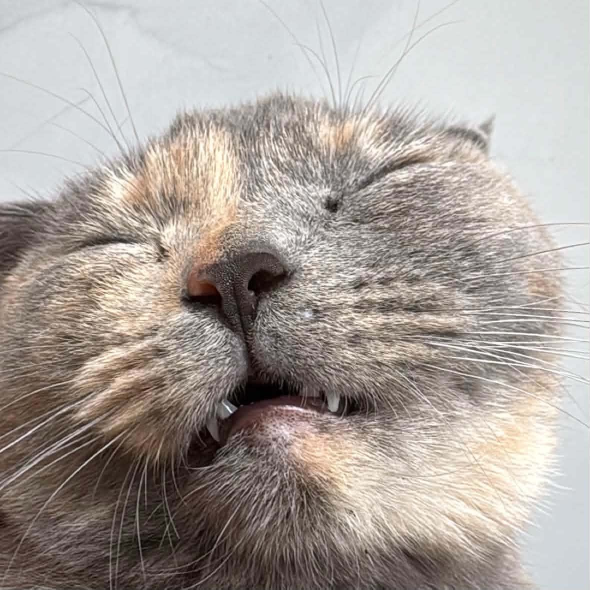
#> input picture data/cat.jpg, 1179 x 1179 px, found by its file name (shown at 1/2 size)
$ jupyter execute intro_to_python.ipynb
#> lines starting #> are read from the running program, lines starting #| are printed output that depends on the picture
# Basic data types

## Numbers

[cell 1]
x = 3
print(type(x))
print(x)
print(x + 1)
print(x - 1)
print(x * 2)
print(x ** 2)
x += 1
print(x)
x *= 2
print(x)
y = 2.5
print(type(y))
print(y, y + 1, y * 2, y ** 2)

## Booleans

[cell 2]
t = True
f = False
print(type(t))
print(t and f)
print(t or f)
print(not t)
print(t != f)

## Strings

[cell 3]
hello = 'hello'
world = "world"
print(hello)
print(len(hello))
hw = hello + ' ' + world
print(hw)
hw12 = '%s %s %d' % (hello, world, 12)
print(hw12)

[cell 4]
s = "hello"
print(s.capitalize())
print(s.upper())
print(s.lower())
print(s.rjust(7))
print(s.center(7))
print(s.replace('l', '(ell)'))
print('  world '.strip())

# Containers

## Lists

[cell 5]
xs = [3, 1, 2]
print(xs, xs[2])
print(xs[-1])
xs[2] = 'foo'
print(xs)
xs.append('bar')
print(xs)
x = xs.pop()
print(x, xs)

[cell 6]
nums = list(range(5))
print(nums)
print(nums[2:4])
print(nums[2:])
print(nums[:2])
print(nums[:])
print(nums[:-1])
nums[2:4] = [8, 9]
print(nums)

[cell 7]
animals = ['cat', 'dog', 'monkey']
for animal in animals:
    print(animal)

[cell 8]
animals = ['cat', 'dog', 'monkey']
for idx, animal in enumerate(animals):
    print('#%d: %s' % (idx + 1, animal))

[cell 9]
nums = [0, 1, 2, 3, 4]
squares = []
for x in nums:
    squares.append(x ** 2)
print(squares)

[cell 10]
nums = [0, 1, 2, 3, 4]
squares = [x ** 2 for x in nums]
print(squares)

[cell 11]
nums = [0, 1, 2, 3, 4]
even_squares = [x ** 2 for x in nums if x % 2 == 0]
print(even_squares)

## Dictionaries

[cell 12]
d = {'cat': 'cute', 'dog': 'furry'}
print(d['cat'])
print('cat' in d)
d['fish'] = 'wet'
print(d['fish'])
print(d.get('monkey', 'N/A'))
print(d.get('fish', 'N/A'))
del d['fish']
print(d.get('fish', 'N/A'))

[cell 13]
d = {'person': 2, 'cat': 4, 'spider': 8}
for animal in d:
    legs = d[animal]
    print('A %s has %d legs' % (animal, legs))

[cell 14]
d = {'person': 2, 'cat': 4, 'spider': 8}
for animal, legs in d.items():
    print('A %s has %d legs' % (animal, legs))

[cell 15]
nums = [0, 1, 2, 3, 4]
even_num_to_squares = {x: x ** 2 for x in nums if x % 2 == 0}
print(even_num_to_squares)

## Sets

[cell 16]
animals = {'cat', 'dog'}
print('cat' in animals)
print('fish' in animals)
animals.add('fish')
print('fish' in animals)
print(len(animals))
animals.add('cat')
print(len(animals))
animals.remove('cat')
print(len(animals))

[cell 17]
animals = {'cat', 'dog', 'fish'}
for idx, animal in enumerate(animals):
    print('#%d: %s' % (idx + 1, animal))

[cell 18]
from math import sqrt
nums = {int(sqrt(x)) for x in range(30)}
print(nums)

## Tuples

[cell 19]
d = {(x, x + 1) : x for x in range(10)}
t = (5, 6)
print(type(t))
print(d[t])
print(d[(1, 2)])

# Functions

[cell 20]
def sign(x):
    if x > 0:
        return 'positive'
    elif x < 0:
        return 'negative'
    else:
        return 'zero'
for x in [-1, 0, 1]:
    print(sign(x))

[cell 21]
def hello(name, loud = False):
    if loud == False:
        print('Hello, %s!' % name)
    else:
        print('HELLO, %s!' % name.upper())
hello('Ronaldo')
hello('Ronaldo', loud = True)

# Classes

[cell 22]
class Greeter(object):
    def __init__(self, name):
        self.name = name
    def greet(self, loud = False):
        if loud:
            print('HELLO %s!' % self.name.upper())
        else:
            print('Hello %s' % self.name)
g = Greeter('Ronaldo')
g.greet()
g.greet(loud = True)

# Numpy

## Arrays

[cell 23]
import numpy as np
a = np.array([1, 2, 3])
print(type(a))
print(a.shape)
print(a[0], a[1], a[2])
a[0] = 5
print(a)

b = np.array([[1, 2, 3], [4, 5, 6]])
print(b.shape)
print(b[0, 0], b[0, 1], b[1, 0])

[cell 24]
import numpy as np
a = np.zeros((2, 2))
print(a)

b = np.ones((1, 2))
print(b)

c = np.full((2, 2), 7)
print(c)

d = np.eye(2)
print(d)

e = np.random.random((2, 2))
print(e)

## Array Indexing

[cell 25]
import numpy as np
a = np.array([
    [1, 2, 3, 4],
    [5, 6, 7, 8],
    [9, 10, 11, 12]])
b = a[:2, 1:3]
print(b)
print(a[0, 1])
b[0, 0] = 77
print(a[0, 1])

[cell 26]
import numpy as np
a = np.array([
    [1, 2, 3, 4],
    [5, 6, 7, 8],
    [9, 10, 11, 12]])
row_r1 = a[1, :]
row_r2 = a[1:2, :]
print(row_r1, row_r1.shape)
print(row_r2, row_r2.shape)

col_r1 = a[:, 1]
col_r2 = a[:, 1:2]
print(col_r1, col_r1.shape)
print(col_r2, col_r2.shape)

[cell 27]
import numpy as np
a = np.array([
    [1, 2],
    [3, 4],
    [5, 6]
])
print(a[[0, 1, 2],
        [0, 1, 0]])
print(np.array([a[0, 0], a[1, 1], a[2, 0]]))
print(a[[0, 0], [1, 1]])
print(np.array([a[0, 1], a[0, 1]]))

[cell 28]
import numpy as np
a = np.array([
    [1, 2, 3],
    [4, 5, 6],
    [7, 8, 9],
    [10, 11, 12]
])
print(a)
b = np.array([0, 2, 0, 1])
print(a[np.arange(4), b])
a[np.arange(4), b] += 10
print(a)

[cell 29]
import numpy as np
a = np.array([
    [1, 2],
    [3, 4],
    [5, 6]
])
bool_idx = (a > 2)
print(bool_idx)
print(a[bool_idx])
print(a[a > 2])

## Datatypes

[cell 30]
import numpy as np
x = np.array([1, 2])
print(x.dtype)
x = np.array([1.0, 2.0])
print(x.dtype)
x = np.array([1, 2], dtype = np.int64)
print(x.dtype)

## Array math

[cell 31]
import numpy as np
x = np.array([
    [1, 2],
    [3, 4]], dtype = np.float64)
y = np.array([
    [5, 6],
    [7, 8]], dtype = np.float64)
print(x + y)
print(np.add(x, y))
print(x - y)
print(np.subtract(x, y))
print(x * y)
print(np.multiply(x, y))
print(x / y)
print(np.divide(x, y))
print(np.sqrt(x))

[cell 32]
import numpy as np
x = np.array([
    [1, 2],
    [3, 4]])
y = np.array([
    [5, 6],
    [7, 8]])
v = np.array([9, 10])
w = np.array([11, 12])
print(v.dot(w))
print(np.dot(v, w))
print(v.dot(x))
print(np.dot(x, v))
print(x.dot(y))
print(np.dot(x, y))

[cell 33]
import numpy as np
x = np.array([
    [1, 2],
    [3, 4]])
print(np.sum(x))
print(np.sum(x, axis = 0))
print(np.sum(x, axis = 1))

[cell 34]
import numpy as np
x = np.array([
    [1, 2],
    [3, 4]])
print(x)
print(x.T)
v = np.array([1, 2, 3])
print(v)
print(v.T)

## Broadcasting

[cell 35]
import numpy as np
x = np.array([
    [1, 2, 3],
    [4, 5, 6],
    [7, 8, 9],
    [10, 11, 12]
])
v = np.array([1, 0, 1])
y = np.empty_like(x)
for i in range(4):
    y[i, :] = x[i, :] + v
print(y)

[cell 36]
import numpy as np
x = np.array([
    [1, 2, 3],
    [4, 5, 6],
    [7, 8, 9],
    [10, 11, 12]
])
v = np.array([1, 0, 1])
vv = np.tile(v, (4, 1))
print(vv)
y = x + vv
print(y)

[cell 37]
import numpy as np
x = np.array([
    [1, 2, 3],
    [4, 5, 6],
    [7, 8, 9],
    [10, 11, 12]
])
v = np.array([1, 0, 1])
y = x + v
print(y)

[cell 38]
import numpy as np
v = np.array([1, 2, 3])
w = np.array([4, 5])
print(np.reshape(v, (3, 1)) * w)
x = np.array([
    [1, 2, 3],
    [4, 5, 6]
])
print(x + v)
print((x.T + w).T)
print(x + np.reshape(w, (2, 1)))
print(x * 2)

# SciPy

[cell 39]
import numpy as np
from imageio.v2 import imread, imwrite
from PIL import Image
import matplotlib.pyplot as plt

img = imread("C:\\Users\\ngohongquan\\Downloads\\ML-trip\\data\\cat.jpg")
#> img is the input picture: shape (1179, 1179, 3); mean R, G, B 169.5, 161.4, 155.7
plt.subplot(1, 2, 1)
plt.imshow(img)
plt.subplot(1, 2, 2)
print(img.dtype, img.shape)
#| uint8 (1179, 1179, 3)

img_tinted = np.clip(img * [1, 0.95, 0.9], 0, 255).astype(np.uint8)
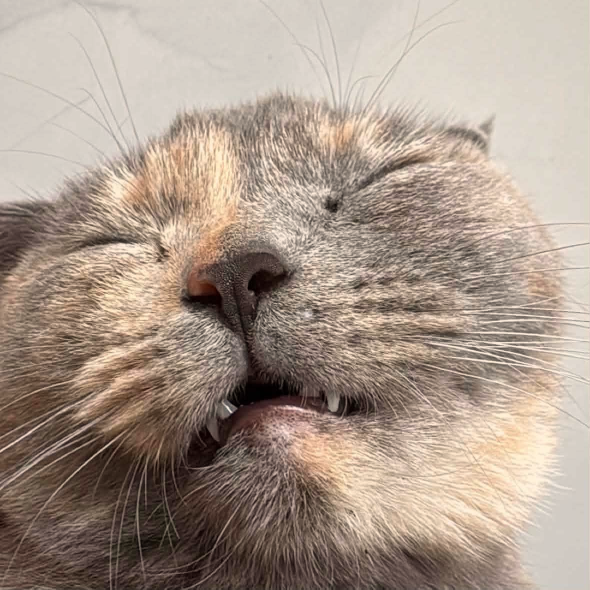
#> img_tinted: shape (1179, 1179, 3) (shown at 1/2 size); mean R, G, B 169.5, 152.8, 139.6
img_tinted = np.array(Image.fromarray(img_tinted).resize((300, 150)))
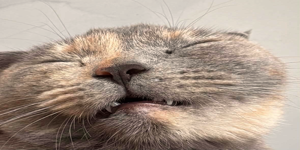
#> img_tinted: shape (150, 300, 3); mean R, G, B 169.5, 152.8, 139.6
plt.imshow(img_tinted)

imwrite("C:\\Users\\ngohongquan\\Downloads\\ML-trip\\data\\cat_tinted.jpg", img_tinted)
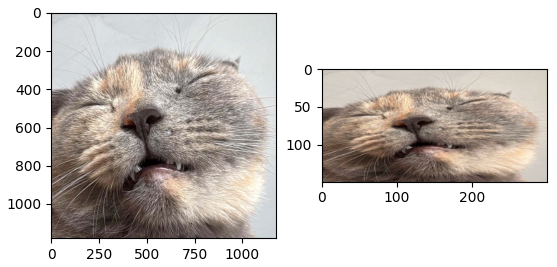
#> figure drawn by matplotlib, 2 panels

# MATLAB files

## Distance between points

[cell 40]
import numpy as np
from scipy.spatial.distance import pdist, squareform
x = np.array([
    [0, 1],
    [1, 0],
    [2, 0]])
print(x)
# Compute the Euclidean distance between each pair of points in x
d = squareform(pdist(x, 'euclidean'))
print(d)

# Matplotlib

## Plotting

[cell 41]
import numpy as np
import matplotlib.pyplot as plt
x = np.arange(0, 3 * np.pi, 0.1)
y = np.sin(x)
plt.plot(x, y)
plt.show()
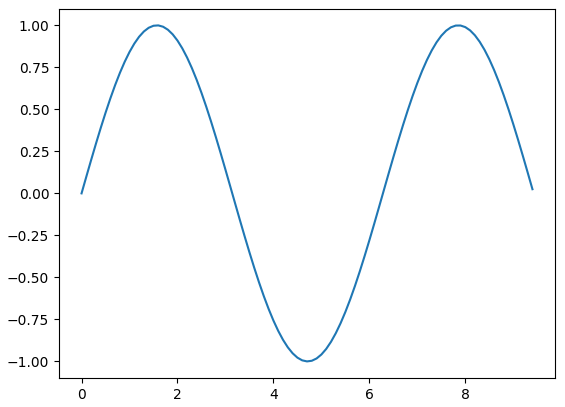
#> figure drawn by matplotlib, 1 panel; curve peaks at x = 1.6, y = 1

[cell 42]
import numpy as np
import matplotlib.pyplot as plt
x = np.arange(0, 3 * np.pi, 0.1)
y_sin = np.sin(x)
y_cos = np.cos(x)
plt.plot(x, y_sin)
plt.plot(x, y_cos)
plt.xlabel('x axis label')
plt.ylabel('y axis label')
plt.title('Sine and Cosine')
plt.legend(['Sine', 'Cosine'])
plt.show()
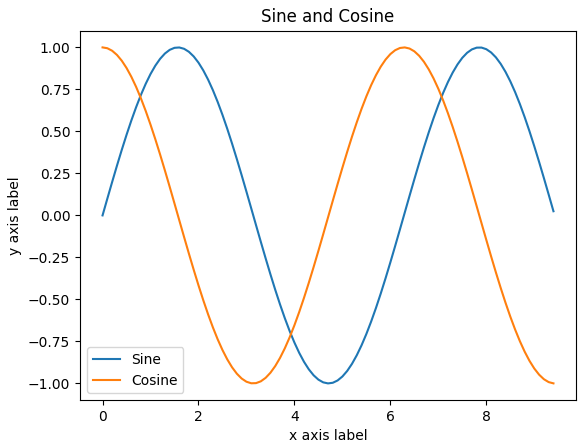
#> figure drawn by matplotlib, 1 panel; curve peaks at x = 1.6, y = 1; curve peaks at x = 0, y = 1
